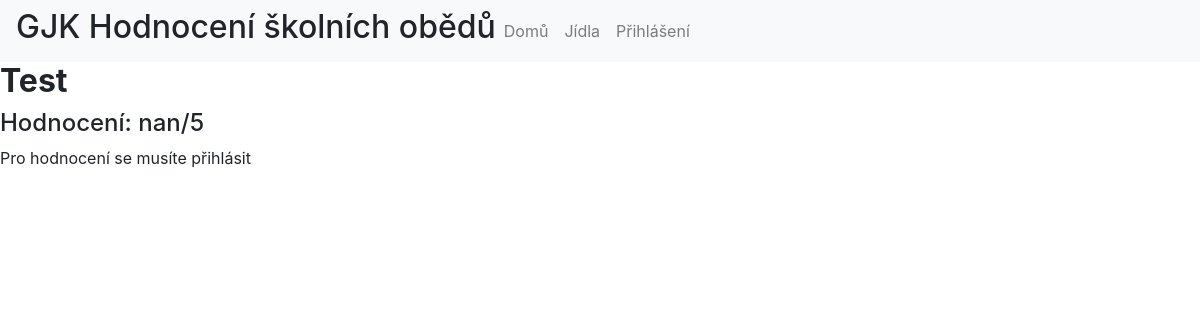
The app's page /jidla/1, older data.
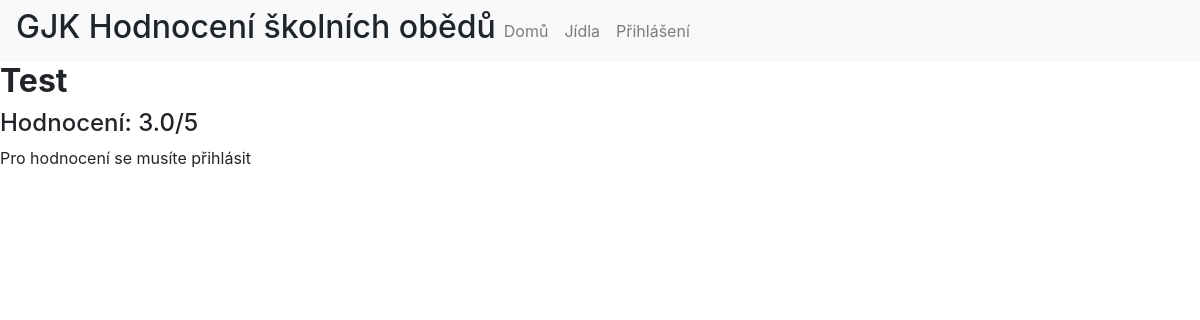
The same page, newer data.
### reviews/models.py (models this page shows, shortened)
class Food (models.Model):
    title = models.CharField(max_length=100)
    upload_date = models.DateTimeField(default=timezone.now)
    def average_rating(self):
        all_ratings = map(lambda x: x.ratings, self.review_set.all())
        return numpy.mean(list(all_ratings))

class Review (models.Model):
    rating_choices = (
        (1, 1),
        (2, 2),
        (3, 3),
        (4, 4),
        (5, 5)
    )
    food = models.ForeignKey(Food, on_delete=models.CASCADE)
    author_name = models.CharField(max_length=40, default="Anonymní")
    comment = models.CharField(max_length=1000)
    ratings = models.IntegerField(choices=rating_choices)

### reviews/views.py (the view, shortened to what this page needs)
# urls.py: path('jidla/<int:food_id>', review_view, name='food_reviews'),
def review_view(request, food_id):
    food = get_object_or_404(Food, pk=food_id)
    form = ReviewForm(request.POST or None)
    return render(request, "reviews.html", { "form": form, "food":food, })

### templates/reviews.html
{% extends "base.html" %}
{% block content %}
<h2><strong>{{ food.title }}</strong></h2>
<h4>Hodnocení: {{ food.average_rating }}/5</h4>
{% if user.is_authenticated %}
    <form action="{% url 'food_reviews' food.id %}", method="POST">{% csrf_token %}
        {{ form.as_p }}
        <input type="submit" value="Save"/>
    </form>
{% else %}
    <p>Pro hodnocení se musíte přihlásit</p>
{% endif %}
{% endblock %}

### templates/base.html (shortened to what this page needs)
<!doctype html>
<html>
<head>
    <link rel="stylesheet" href="https://cdn.jsdelivr.net/npm/bootstrap@4.3.1/dist/css/bootstrap.min.css">
</head>
<body>
       <nav class="navbar navbar-expand-lg navbar-light bg-light">
        <h2>GJK Hodnocení školních obědů</h2>
        <div class="collapse navbar-collapse" id="navbarSupportedContent">
          <ul class="navbar-nav mr-auto">
            <li class="nav-item">
                <a class="nav-link" href="/">Domů </a>
            </li>
                <a class="nav-link" href="/jidla/">Jídla</a>
            <li class="nav-item">
              {% if user.is_authenticated %}
                <a class="nav-link" href="/logout">Odhlásit se</a>
            {% else %}
                <a class="nav-link" href="/login">Přihlášení</a>
            {% endif %}
            </li>
          </ul>
        </div>
      </nav>
    {% block content %}
    {% endblock %}
</body>

Row changes from the older to the newer data that the page shows:
changed Food "Test": average_rating "nan" → "3.0"
